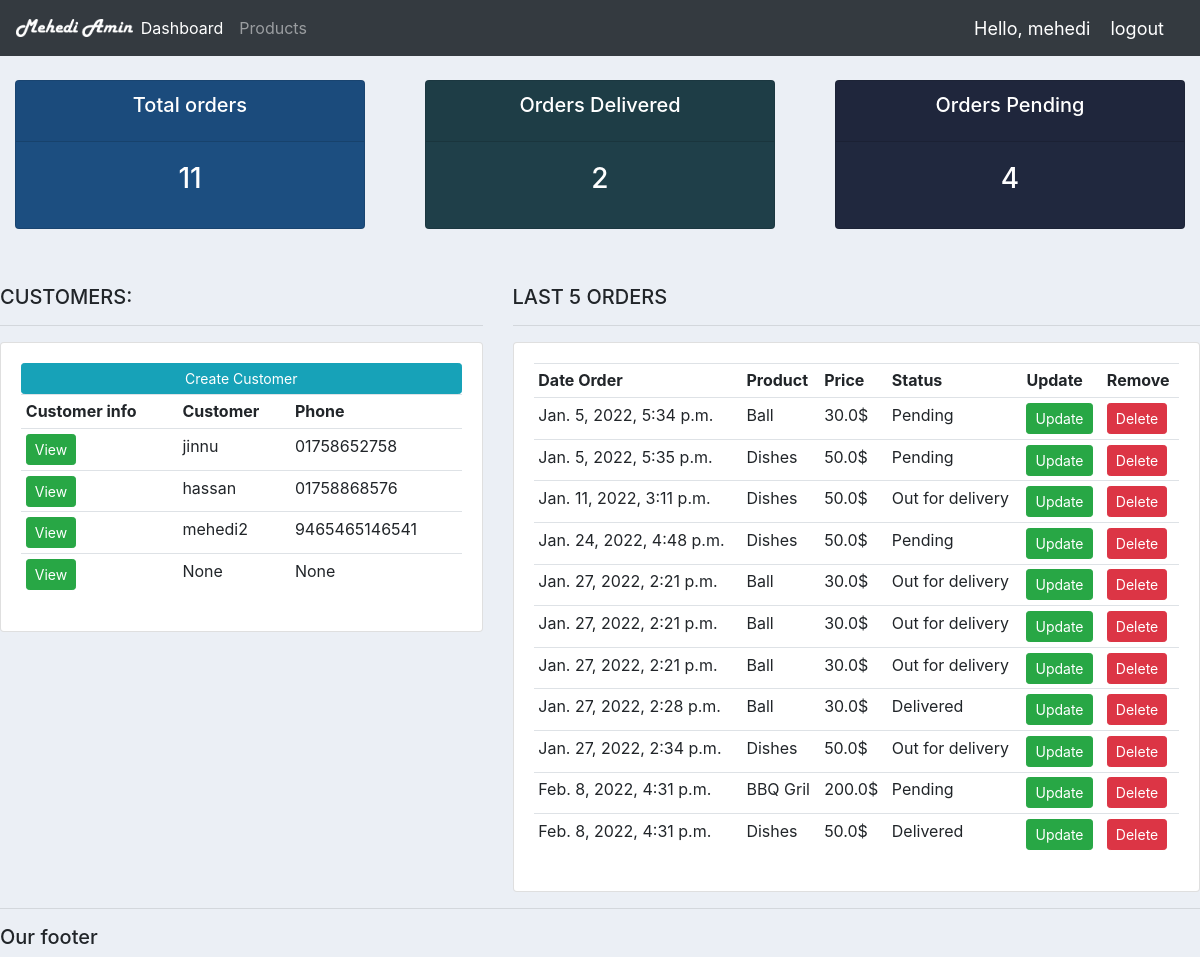
The app's page / (signed in), older data.
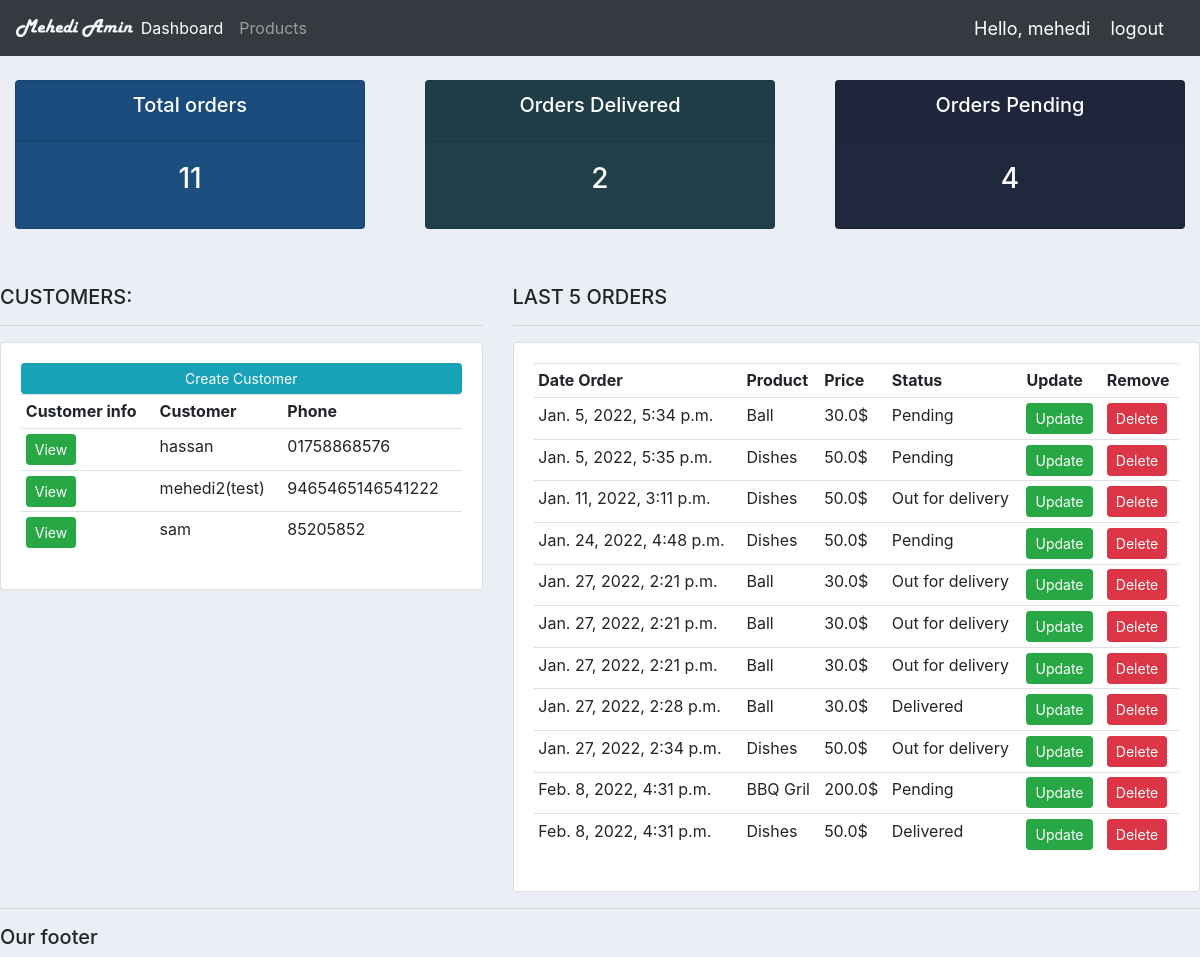
The same page, newer data.
### accounts/models.py (models this page shows, shortened)
class Customer(models.Model):
	user = models.OneToOneField(User, null=True, blank=True, on_delete=models.CASCADE)
	name = models.CharField(max_length=200, null=True)
	phone = models.CharField(max_length=200, null=True)
	email = models.CharField(max_length=200, null=True)
	profile_pic = models.ImageField(default="profile1.png", null=True, blank=True)
	date_created = models.DateTimeField(auto_now_add=True, null=True)

class Order(models.Model):
	STATUS = (
			('Pending', 'Pending'),
			('Out for delivery', 'Out for delivery'),
			('Delivered', 'Delivered'),
			)
	customer = models.ForeignKey(Customer, null=True, on_delete= models.SET_NULL)
	product = models.ForeignKey(Product, null=True, on_delete= models.SET_NULL)
	date_created = models.DateTimeField(auto_now_add=True, null=True)
	status = models.CharField(max_length=200, null=True, choices=STATUS)
	note = models.CharField(max_length=1000, null=True)

class Product(models.Model):
	CATEGORY = (
			('Indoor', 'Indoor'),
			('Out Door', 'Out Door'),
			)
	name = models.CharField(max_length=200, null=True)
	price = models.FloatField(null=True)
	category = models.CharField(max_length=200, null=True, choices=CATEGORY)
	description = models.CharField(max_length=200, null=True, blank=True)
	date_created = models.DateTimeField(auto_now_add=True, null=True)
	tags = models.ManyToManyField(Tag)
	def __str__(self):
		return self.name

### accounts/decorators.py (the view)
    def wrapper_function(request, *args, **kwargs):
        group = None
        if request.user.groups.exists():
            group = request.user.groups.all()[0].name
        if group == 'customer':
            return redirect('user-page')
        if group == 'admin':
            return view_func(request, *args, **kwargs)

### accounts/views.py (called while the page is built)
@login_required(login_url='login')
@admin_only
def home(request):
    orders = Order.objects.all()
    customers = Customer.objects.all()
    total_customers = customers.count()
    total_orders = orders.count()
    delivered = orders.filter(status = "Delivered").count()
    pending = orders.filter(status = "Pending").count()
    context = {'orders':orders,'customers':customers,'total_customers':total_customers,'total_orders':total_orders,'delivered':delivered,'pending':pending}
    return render(request,'accounts/dashboard.html', context)

### accounts/templates/accounts/dashboard.html
{% extends 'accounts/main.html' %}
{% block content %}
{% include 'accounts/status.html' %}
<br>
<div class="row">
        <div class="col-md-5 mt-3">
            <h5>CUSTOMERS:</h5>
            <hr>
            <div class="card card-body">
                <a href="" class="btn btn-info btn-sm btn-block">Create Customer</a>
                <table class="table table-sm">
                    <tr>
                        <th>Customer info</th>
                        <th>Customer</th>
                        <th>Phone</th>
                    </tr>
                    {% for customer in customers %}
                         <tr>
                            <td><a href="{% url 'customer' customer.id %}" class="btn btn-sm btn-success">View</a></td>
                            <td>{{customer.name}}</td>
                            <td>{{customer.phone}}</td>
                        </tr>
                    {% endfor %}
                </table>
            </div>
        </div>
        <div class="col-md-7 mt-3">
            <h5>LAST 5 ORDERS</h5>
            <hr>
            <div class="card card-body">
                <table class="table table-sm">
                    <tr>
                        <th>Date Order</th>
                        <th>Product</th>
                        <th>Price</th>
                        <th>Status</th>
                        <th>Update</th>
                        <th>Remove</th>
                    </tr>
                    {% for order in orders %}
                    <tr>
                       <td>{{order.date_created}}</td>
                       <td>{{order.product}}</td>
                       <td>{{order.product.price}}$</td>
                       <td>{{order.status}}</td>
                       <td><a href="{% url 'update_order' order.id %}" class="btn btn-sm btn-success">Update</a></td>
                       <td><a href="{% url 'delete_order' order.id %}" class="btn btn-sm btn-danger">Delete</a></td>
                    </tr>
                    {% endfor %}
                </table>
            </div>
        </div>
</div>
{% endblock %}

Row changes from the older to the newer data that the page shows:
removed Customer: name "jinnu", phone "01758652758"
removed Customer: name "None", phone "None"
changed Customer: name "mehedi2" → "mehedi2(test)"; phone "9465465146541" → "9465465146541222"
added Customer: name "sam", phone "85205852"
